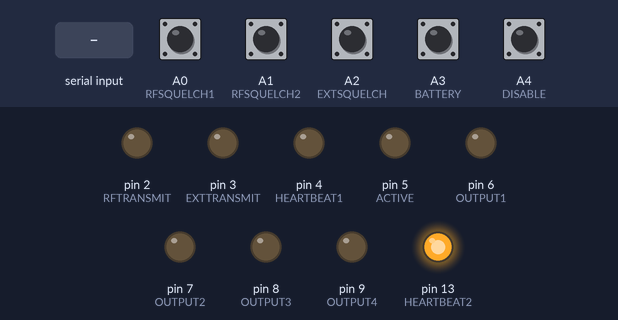
Recording of a sketch running on a simulated Arduino Uno, built with avr-gcc and run on an emulated ATmega328P. Parts: output pins drawn as LEDs (lit = HIGH). Inputs (shaded band) come from the test bench; at power-on: A0 (RFSQUELCH1), A1 (RFSQUELCH2), A2 (EXTSQUELCH), A3 (BATTERY), A4 (DISABLE) HIGH. What the sketch prints to the serial monitor is not drawn.

Above: at 1.2 s.
1.3 s: byte 30 received over Serial
At 2.5 s:
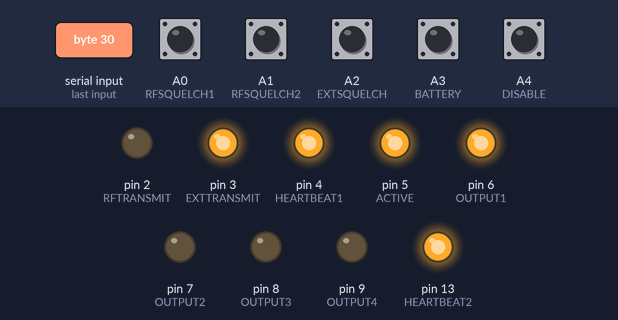
2.8 s: byte 90 received over Serial
At 3.9 s:
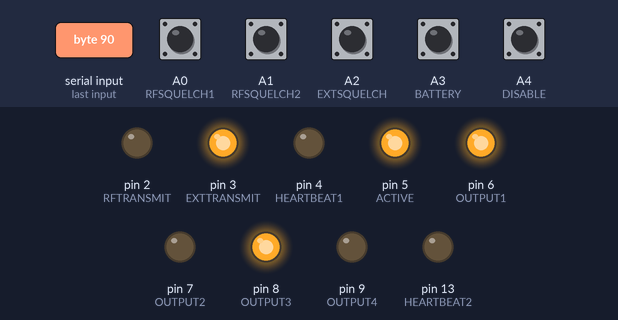
4.3 s: byte 120 received over Serial
At 5.1 s:
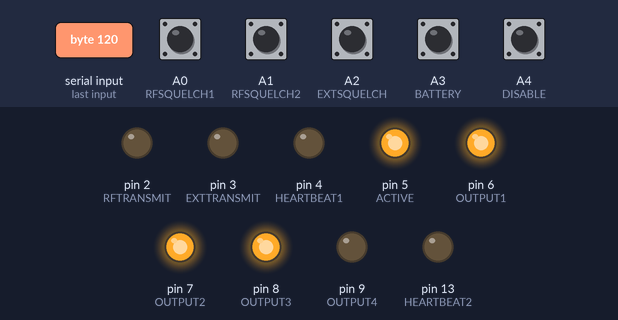
Timing chart, 0 to 7.3 s (numbered marks = the images above; inputs shaded):
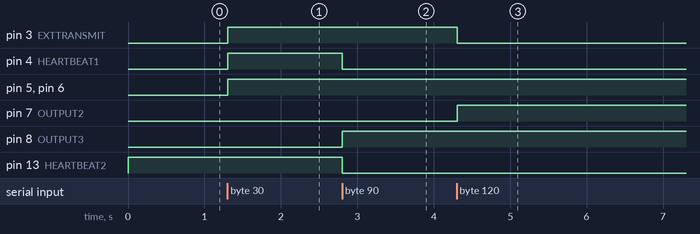

Measured:
- after the input at 1.3 s, pin 3 (EXTTRANSMIT), pin 4 (HEARTBEAT1), pin 5 (ACTIVE), pin 6 (OUTPUT1): LOW → HIGH at once
- after the input at 2.8 s, pin 4 (HEARTBEAT1), pin 13 (HEARTBEAT2): HIGH → LOW at once; pin 8 (OUTPUT3): LOW → HIGH at once
- after the input at 4.3 s, pin 3 (EXTTRANSMIT): HIGH → LOW at once; pin 7 (OUTPUT2): LOW → HIGH at once

The sketch:

RepeaterControl.ino
```cpp
// (licence header left out)
// 0 and 1 are used for serial
const int RFTRANSMIT  = 2;
const int EXTTRANSMIT = 3;
const int HEARTBEAT1  = 4;
const int HEARTBEAT2  = 13;
const int ACTIVE      = 5;
const int OUTPUT1     = 6;
const int OUTPUT2     = 7;
const int OUTPUT3     = 8;
const int OUTPUT4     = 9;


const int RFSQUELCH1  = A0;
const int RFSQUELCH2  = A1;
const int EXTSQUELCH  = A2;
const int BATTERY     = A3;
const int DISABLE     = A4;


void setup() {
  // Set up the outut pins with pull ups
  pinMode(RFSQUELCH1, INPUT);
  pinMode(RFSQUELCH2, INPUT);
  pinMode(EXTSQUELCH, INPUT);
  pinMode(BATTERY,    INPUT);
  pinMode(DISABLE,    INPUT);

  digitalWrite(RFSQUELCH1, HIGH);
  digitalWrite(RFSQUELCH2, HIGH);
  digitalWrite(EXTSQUELCH, HIGH);
  digitalWrite(BATTERY,    HIGH);
  digitalWrite(DISABLE,    HIGH);

  // Set up the output pins and set low
  pinMode(RFTRANSMIT,  OUTPUT);
  pinMode(EXTTRANSMIT, OUTPUT);
  pinMode(HEARTBEAT1,  OUTPUT);
  pinMode(HEARTBEAT2,  OUTPUT);
  pinMode(ACTIVE,      OUTPUT);
  pinMode(OUTPUT1,     OUTPUT);
  pinMode(OUTPUT2,     OUTPUT);
  pinMode(OUTPUT3,     OUTPUT);
  pinMode(OUTPUT4,     OUTPUT);

  digitalWrite(RFTRANSMIT,  LOW);
  digitalWrite(EXTTRANSMIT, LOW);
  digitalWrite(HEARTBEAT1,  LOW);
  digitalWrite(HEARTBEAT2,  HIGH);
  digitalWrite(ACTIVE,      LOW);
  digitalWrite(OUTPUT1,     LOW);
  digitalWrite(OUTPUT2,     LOW);
  digitalWrite(OUTPUT3,     LOW);
  digitalWrite(OUTPUT4,     LOW);

  // Set up the serial port
  Serial.begin(19200);
}

void loop() {
  if (Serial.available() > 0) {
    int out = Serial.read();

    digitalWrite(RFTRANSMIT,  (out & 0x01) == 0x01 ? HIGH : LOW);
    digitalWrite(EXTTRANSMIT, (out & 0x02) == 0x02 ? HIGH : LOW);
    digitalWrite(HEARTBEAT1,  (out & 0x04) == 0x04 ? HIGH : LOW);
    digitalWrite(HEARTBEAT2,  (out & 0x04) == 0x04 ? HIGH : LOW);
    digitalWrite(ACTIVE,      (out & 0x08) == 0x08 ? HIGH : LOW);
    digitalWrite(OUTPUT1,     (out & 0x10) == 0x10 ? HIGH : LOW);
    digitalWrite(OUTPUT2,     (out & 0x20) == 0x20 ? HIGH : LOW);
    digitalWrite(OUTPUT3,     (out & 0x40) == 0x40 ? HIGH : LOW);
    digitalWrite(OUTPUT4,     (out & 0x80) == 0x80 ? HIGH : LOW);
  }

  byte val = 0x00;
  val |= (digitalRead(RFSQUELCH1) == LOW) ? 0x01 : 0x00;
  val |= (digitalRead(RFSQUELCH2) == LOW) ? 0x02 : 0x00;
  val |= (digitalRead(EXTSQUELCH) == LOW) ? 0x04 : 0x00;
  val |= (digitalRead(BATTERY)    == LOW) ? 0x08 : 0x00;
  val |= (digitalRead(DISABLE)    == LOW) ? 0x10 : 0x00;

  Serial.write(val);

  delay(20);      // 20ms
}
```
